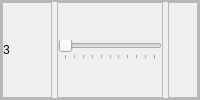
                              <widget class="QFrame" name="IR3_Frame">
                               <property name="frameShape">
                                <enum>QFrame::StyledPanel</enum>
                               </property>
                               <property name="frameShadow">
                                <enum>QFrame::Raised</enum>
                               </property>
                               <layout class="QHBoxLayout" name="horizontalLayout_69">
                                <property name="spacing">
                                 <number>0</number>
                                </property>
                                <property name="leftMargin">
                                 <number>0</number>
                                </property>
                                <property name="topMargin">
                                 <number>0</number>
                                </property>
                                <property name="rightMargin">
                                 <number>0</number>
                                </property>
                                <property name="bottomMargin">
                                 <number>0</number>
                                </property>
                                <item>
                                 <widget class="QFrame" name="IR3_frame">
                                  <property name="frameShape">
                                   <enum>QFrame::StyledPanel</enum>
                                  </property>
                                  <property name="frameShadow">
                                   <enum>QFrame::Raised</enum>
                                  </property>
                                  <layout class="QHBoxLayout" name="horizontalLayout_55">
                                   <property name="spacing">
                                    <number>5</number>
                                   </property>
                                   <property name="leftMargin">
                                    <number>0</number>
                                   </property>
                                   <property name="topMargin">
                                    <number>0</number>
                                   </property>
                                   <property name="rightMargin">
                                    <number>0</number>
                                   </property>
                                   <property name="bottomMargin">
                                    <number>0</number>
                                   </property>
                                   <item>
                                    <widget class="QFrame" name="IR3_Display_frame">
                                     <property name="minimumSize">
                                      <size>
                                       <width>50</width>
                                       <height>0</height>
                                      </size>
                                     </property>
                                     <property name="maximumSize">
                                      <size>
                                       <width>50</width>
                                       <height>16777215</height>
                                      </size>
                                     </property>
                                     <property name="frameShape">
                                      <enum>QFrame::StyledPanel</enum>
                                     </property>
                                     <property name="frameShadow">
                                      <enum>QFrame::Raised</enum>
                                     </property>
                                     <layout class="QHBoxLayout" name="IR3_toggleButton_layout">
                                      <property name="spacing">
                                       <number>0</number>
                                      </property>
                                      <property name="leftMargin">
                                       <number>0</number>
                                      </property>
                                      <property name="topMargin">
                                       <number>0</number>
                                      </property>
                                      <property name="rightMargin">
                                       <number>0</number>
                                      </property>
                                      <property name="bottomMargin">
                                       <number>0</number>
                                      </property>
                                      <item>
                                       <widget class="QLabel" name="IR3_label">
                                        <property name="minimumSize">
                                         <size>
                                          <width>0</width>
                                          <height>0</height>
                                         </size>
                                        </property>
                                        <property name="maximumSize">
                                         <size>
                                          <width>125</width>
                                          <height>16777215</height>
                                         </size>
                                        </property>
                                        <property name="text">
                                         <string>3</string>
                                        </property>
                                        <property name="alignment">
                                         <set>Qt::AlignLeading|Qt::AlignLeft|Qt::AlignVCenter</set>
                                        </property>
                                       </widget>
                                      </item>
                                     </layout>
                                    </widget>
                                   </item>
                                   <item>
                                    <widget class="QFrame" name="IR3_Slider_frame">
                                     <property name="maximumSize">
                                      <size>
                                       <width>225</width>
                                       <height>16777215</height>
                                      </size>
                                     </property>
                                     <property name="frameShape">
                                      <enum>QFrame::StyledPanel</enum>
                                     </property>
                                     <property name="frameShadow">
                                      <enum>QFrame::Raised</enum>
                                     </property>
                                     <layout class="QHBoxLayout" name="horizontalLayout_56">
                                      <property name="spacing">
                                       <number>0</number>
                                      </property>
                                      <property name="leftMargin">
                                       <number>0</number>
                                      </property>
                                      <property name="topMargin">
                                       <number>0</number>
                                      </property>
                                      <property name="rightMargin">
                                       <number>0</number>
                                      </property>
                                      <property name="bottomMargin">
                                       <number>0</number>
                                      </property>
                                      <item>
                                       <widget class="QSlider" name="IR3_Slider">
                                        <property name="maximum">
                                         <number>100</number>
                                        </property>
                                        <property name="sliderPosition">
                                         <number>0</number>
                                        </property>
                                        <property name="orientation">
                                         <enum>Qt::Horizontal</enum>
                                        </property>
                                        <property name="tickPosition">
                                         <enum>QSlider::TicksBelow</enum>
                                        </property>
                                        <property name="tickInterval">
                                         <number>10</number>
                                        </property>
                                       </widget>
                                      </item>
                                     </layout>
                                    </widget>
                                   </item>
                                   <item>
                                    <widget class="QFrame" name="IR3_value_frame">
                                     <property name="minimumSize">
                                      <size>
                                       <width>30</width>
                                       <height>0</height>
                                      </size>
                                     </property>
                                     <property name="maximumSize">
                                      <size>
                                       <width>30</width>
                                       <height>16777215</height>
                                      </size>
                                     </property>
                                     <property name="frameShape">
                                      <enum>QFrame::StyledPanel</enum>
                                     </property>
                                     <property name="frameShadow">
                                      <enum>QFrame::Raised</enum>
                                     </property>
                                     <layout class="QHBoxLayout" name="horizontalLayout_57">
                                      <property name="spacing">
                                       <number>0</number>
                                      </property>
                                      <property name="leftMargin">
                                       <number>0</number>
                                      </property>
                                      <property name="topMargin">
                                       <number>0</number>
                                      </property>
                                      <property name="rightMargin">
                                       <number>0</number>
                                      </property>
                                      <property name="bottomMargin">
                                       <number>0</number>
                                      </property>
                                      <item>
                                       <widget class="QLabel" name="IR3_Value">
                                        <property name="minimumSize">
                                         <size>
                                          <width>0</width>
                                          <height>0</height>
                                         </size>
                                        </property>
                                        <property name="maximumSize">
                                         <size>
                                          <width>16777215</width>
                                          <height>16777215</height>
                                         </size>
                                        </property>
                                        <property name="text">
                                         <string/>
                                        </property>
                                        <property name="alignment">
                                         <set>Qt::AlignCenter</set>
                                        </property>
                                       </widget>
                                      </item>
                                     </layout>
                                    </widget>
                                   </item>
                                  </layout>
                                 </widget>
                                </item>
                               </layout>
                              </widget>
